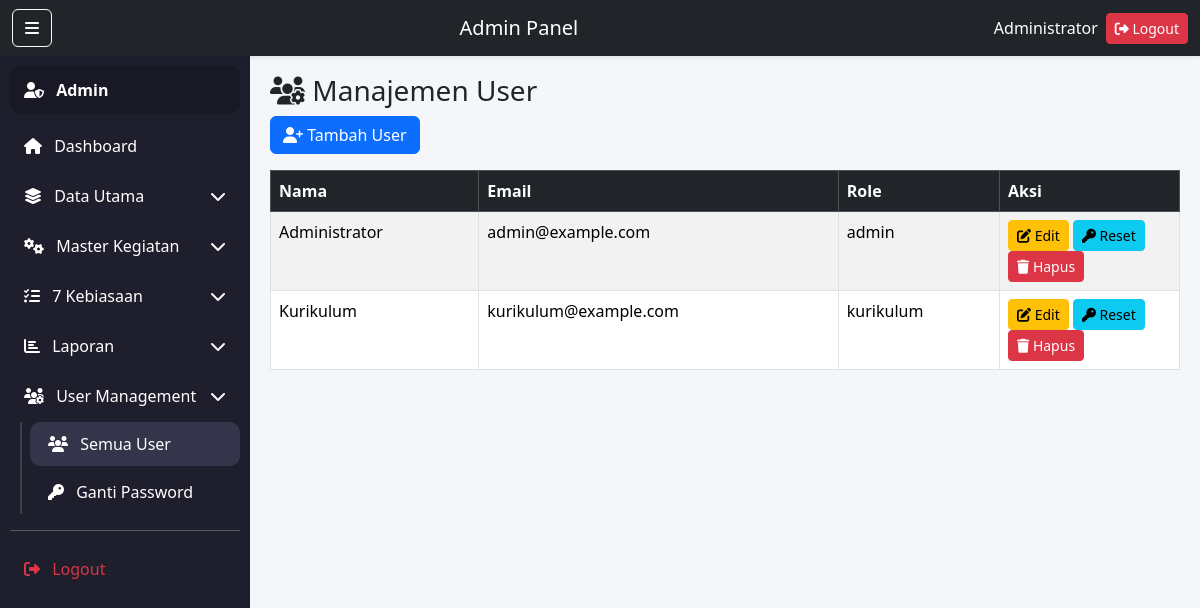
Page /admin/user.php (signed in) on the committed database.
### tables this page shows
CREATE TABLE `users` (
  `id` int NOT NULL,
  `nama` varchar(100) NOT NULL,
  `email` varchar(100) NOT NULL,
  `password` varchar(255) NOT NULL,
  `role` enum('admin','kurikulum') NOT NULL,
  `created_at` timestamp NULL DEFAULT CURRENT_TIMESTAMP
);

### admin/user.php (the view, shortened to what this page needs)
<?php
require '../config.php';
$users = $conn->query("SELECT * FROM users ORDER BY role ASC, nama ASC");
?>
<!DOCTYPE html>
<html>
<head>
<link rel="stylesheet" href="https://cdn.jsdelivr.net/npm/bootstrap@5.3.3/dist/css/bootstrap.min.css">
</head>
<body>
<?php include 'layout/header.php'; ?>
<?php include 'layout/sidebar.php'; ?>
<div class="content">
<h3><i class="fas fa-users-cog"></i> Manajemen User</h3>
<a href="user_tambah.php" class="btn btn-primary mb-3">
    <i class="fas fa-user-plus"></i> Tambah User
</a>
<table class="table table-bordered table-striped">
<thead class="table-dark">
<tr>
    <th>Nama</th>
    <th>Email</th>
    <th>Role</th>
    <th width="180px">Aksi</th>
</tr>
</thead>
<tbody>
<?php while($u = $users->fetch_assoc()): ?>
<tr>
    <td><?= htmlspecialchars($u['nama']) ?></td>
    <td><?= htmlspecialchars($u['email']) ?></td>
    <td><?= htmlspecialchars($u['role']) ?></td>
    <td>
        <a href="user_edit.php?id=<?= $u['id'] ?>" class="btn btn-warning btn-sm">
            <i class="fas fa-edit"></i> Edit
        </a>
        <a href="user_reset.php?id=<?= $u['id'] ?>"
           onclick="return confirm('Reset password ke: 123456 ?')"
           class="btn btn-info btn-sm">
            <i class="fas fa-key"></i> Reset
        </a>
        <a href="user_hapus.php?id=<?= $u['id'] ?>"
           onclick="return confirm('Hapus user?')"
           class="btn btn-danger btn-sm">
            <i class="fas fa-trash"></i> Hapus
        </a>
    </td>
</tr>
<?php endwhile; ?>
</tbody>
</table>
</div>
<?php include 'layout/footer.php'; ?>
</body>
</html>

### admin/layout/header.php (style rules this page uses)
:root { --sbw: 250px; --navh: 56px; --bg: #f5f6fa; --sb: #1e1e2d; --sbHover: #34344a; }
html, body { height: 100%; }
body { background: var(--bg); overflow-x: hidden; }
.content { margin-left: var(--sbw); padding: calc(var(--navh) + 18px) 20px 20px 20px; position: relative; z-index: 1; max-width: 100%; }

### rows in the picture
users: nama "Administrator", email "admin@example.com", role "admin"
users: nama "Kurikulum", email "kurikulum@example.com", role "kurikulum"

### other values in the picture
$_SESSION['nama'] "Administrator"
